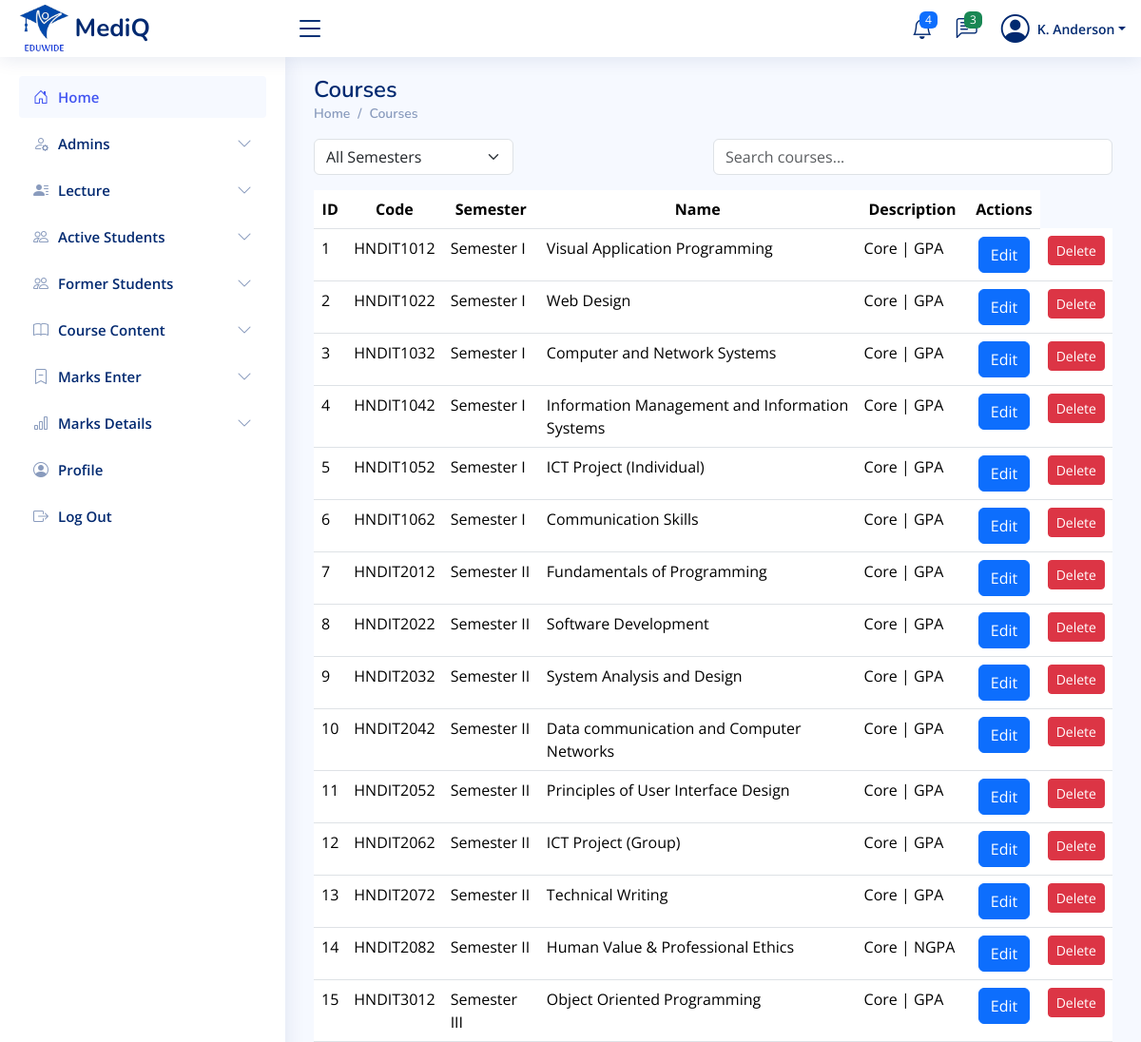
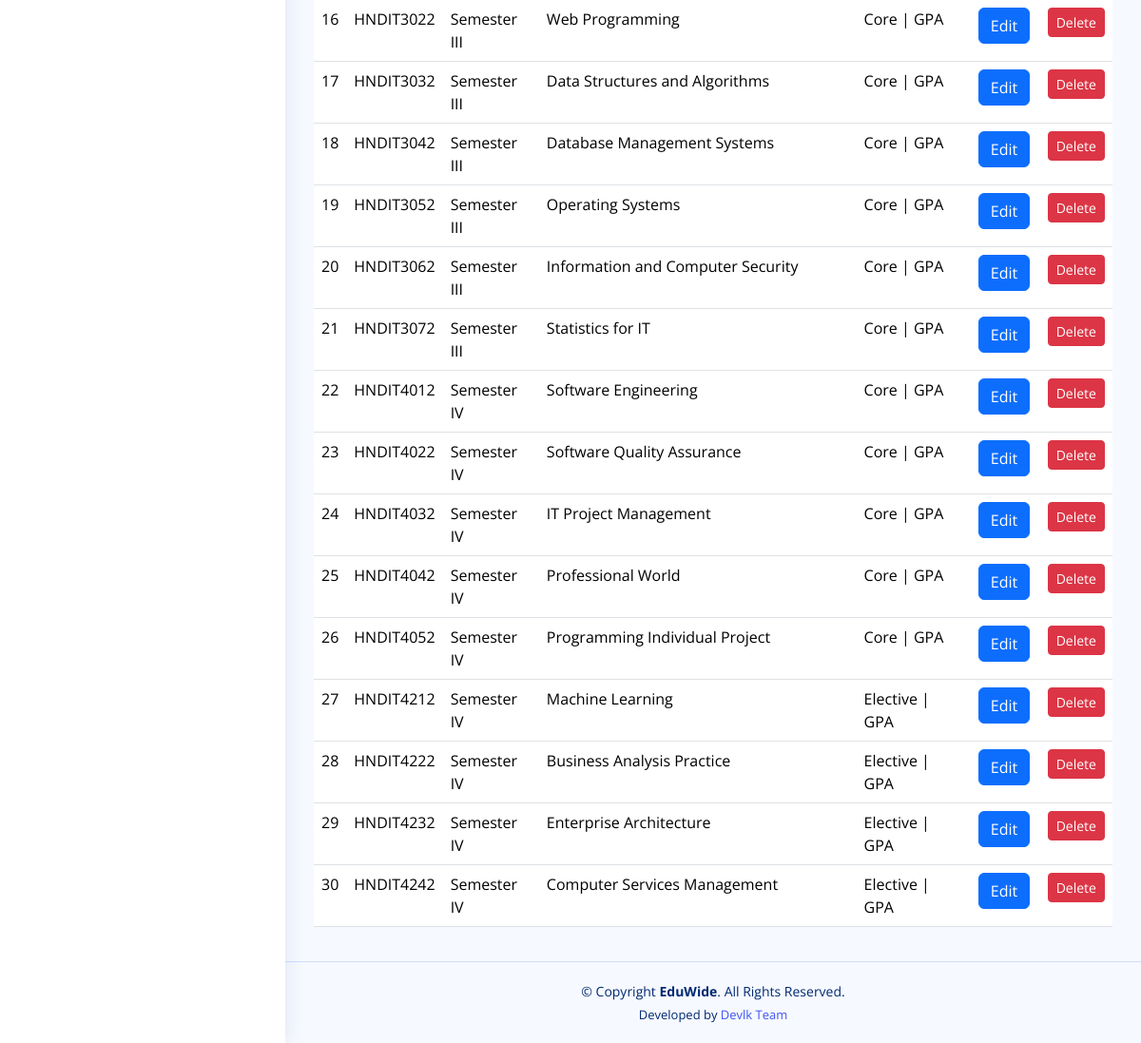
Screenshot of /admin/pages-courses.php (signed in) with the database file from the repository (2 pictures, top to bottom).
### tables this page shows
CREATE TABLE `subjects` (
  `id` int(11) NOT NULL,
  `semester` varchar(50) DEFAULT NULL,
  `code` varchar(20) DEFAULT NULL,
  `name` varchar(255) DEFAULT NULL,
  `description` varchar(255) DEFAULT NULL
);

### admin/pages-courses.php (the view, shortened to what this page needs)
<?php
require_once '../includes/db-conn.php';
$sql = "SELECT * FROM subjects";
$result = $conn->query($sql);
?>
<!DOCTYPE html>
<html lang="en">
<head>
    <?php include_once("../includes/css-links-inc.php"); ?>
</head>
<body>
    <?php include_once("../includes/header.php") ?>
    <?php include_once("../includes/sadmin-sidebar.php") ?>
    <main id="main" class="main">
        <div class="pagetitle">
            <h1>Courses</h1>
            <nav>
                <ol class="breadcrumb">
                    <li class="breadcrumb-item"><a href="">Home</a></li>
                    <li class="breadcrumb-item"><a href="">Courses</a></li>
                </ol>
            </nav>
        </div>
        <section class="section">
            <div class="d-flex justify-content-between mb-3">
                <select id="semesterFilter" class="form-select w-25">
                    <option value="">All Semesters</option>
                </select>
                        <input type="text" id="searchInput" class="form-control w-50" placeholder="Search courses...">
            </div>
            <table id="courseDataTable" class="table datatable">
                <thead class="align-middle text-center">
                    <tr>
                        <th>ID</th>
                        <th>Code</th>
                        <th>Semester</th>
                        <th>Name</th>
                        <th>Description</th>
                        <th>Actions</th>
                    </tr>
                </thead>
                <tbody id="courseTable">
                    <?php
                    if ($result->num_rows > 0) {
                        while ($row = $result->fetch_assoc()) {
                            echo "<tr>";
                            echo "<td>" . $row['id'] . "</td>";
                            echo "<td>" . $row['code'] . "</td>";
                            echo "<td class='semester'>" . $row['semester'] . "</td>";
                            echo "<td class='course-name'>" . $row['name'] . "</td>";
                            echo "<td>" . $row['description'] . "</td>";
                            echo '<td class="text-center">
                                    <a href="edit_subject.php?subject_id=' . $row['id'] . '" class="btn btn-primary">Edit</a>
                                  </td>';
                            echo "<td class='text-center'>
                                    <button class='btn btn-danger btn-sm w-100 delete-btn' data-id='" . $row['id'] . "'>Delete</button>
                                  </td>";
                            echo "</tr>";
                        }
                    } else {
                        echo "<tr><td colspan='6' class='text-center'>No Courses.</td></tr>";
                    }
                    ?>
                </tbody>
            </table>
        </section>
    </main>
    <?php include_once("../includes/footer.php") ?>
</body>
</html>

### assets/css/style.css (style rules this page uses)
:root { scroll-behavior: smooth; }
body { font-family: "Open Sans", sans-serif; background: #f6f9ff; color: #444444; }
h1, h2, h3, h4, h5, h6 { font-family: "Nunito", sans-serif; }
#main { margin-top: 60px; padding: 20px 30px; transition: all 0.3s; }
.pagetitle { margin-bottom: 10px; }
.pagetitle h1 { font-size: 24px; margin-bottom: 0; font-weight: 600; color: #012970; }
.breadcrumb { font-size: 14px; font-family: "Nunito", sans-serif; color: #899bbd; font-weight: 600; }
.breadcrumb a { color: #899bbd; transition: 0.3s; }
.breadcrumb .breadcrumb-item::before { color: #899bbd; }
@media (min-width: 1200px) { #main, #footer { margin-left: 300px; } }

### rows the page displays
subjects: id "1", code "HNDIT1012", semester "Semester I", name "Visual Application Programming", description "Core | GPA"
subjects: id "2", code "HNDIT1022", semester "Semester I", name "Web Design", description "Core | GPA"
subjects: id "3", code "HNDIT1032", semester "Semester I", name "Computer and Network Systems", description "Core | GPA"
subjects: id "4", code "HNDIT1042", semester "Semester I", name "Information Management and Information Systems", description "Core | GPA"
subjects: id "5", code "HNDIT1052", semester "Semester I", name "ICT Project (Individual)", description "Core | GPA"
subjects: id "6", code "HNDIT1062", semester "Semester I", name "Communication Skills", description "Core | GPA"
subjects: id "7", code "HNDIT2012", semester "Semester II", name "Fundamentals of Programming", description "Core | GPA"
subjects: id "8", code "HNDIT2022", semester "Semester II", name "Software Development", description "Core | GPA"
subjects: id "9", code "HNDIT2032", semester "Semester II", name "System Analysis and Design", description "Core | GPA"
subjects: id "10", code "HNDIT2042", semester "Semester II", name "Data communication and Computer Networks", description "Core | GPA"
subjects: id "11", code "HNDIT2052", semester "Semester II", name "Principles of User Interface Design", description "Core | GPA"
subjects: id "12", code "HNDIT2062", semester "Semester II", name "ICT Project (Group)", description "Core | GPA"
subjects: id "13", code "HNDIT2072", semester "Semester II", name "Technical Writing", description "Core | GPA"
subjects: id "14", code "HNDIT2082", semester "Semester II", name "Human Value & Professional Ethics", description "Core | NGPA"
subjects: id "15", code "HNDIT3012", semester "Semester III", name "Object Oriented Programming", description "Core | GPA"
subjects: id "16", code "HNDIT3022", semester "Semester III", name "Web Programming", description "Core | GPA"
subjects: id "17", code "HNDIT3032", semester "Semester III", name "Data Structures and Algorithms", description "Core | GPA"
subjects: id "18", code "HNDIT3042", semester "Semester III", name "Database Management Systems", description "Core | GPA"
subjects: id "19", code "HNDIT3052", semester "Semester III", name "Operating Systems", description "Core | GPA"
subjects: id "20", code "HNDIT3062", semester "Semester III", name "Information and Computer Security", description "Core | GPA"
subjects: id "21", code "HNDIT3072", semester "Semester III", name "Statistics for IT", description "Core | GPA"
subjects: id "22", code "HNDIT4012", semester "Semester IV", name "Software Engineering", description "Core | GPA"
subjects: id "23", code "HNDIT4022", semester "Semester IV", name "Software Quality Assurance", description "Core | GPA"
subjects: id "24", code "HNDIT4032", semester "Semester IV", name "IT Project Management", description "Core | GPA"
subjects: id "25", code "HNDIT4042", semester "Semester IV", name "Professional World", description "Core | GPA"
subjects: id "26", code "HNDIT4052", semester "Semester IV", name "Programming Individual Project", description "Core | GPA"
subjects: id "27", code "HNDIT4212", semester "Semester IV", name "Machine Learning", description "Elective | GPA"
subjects: id "28", code "HNDIT4222", semester "Semester IV", name "Business Analysis Practice", description "Elective | GPA"
subjects: id "29", code "HNDIT4232", semester "Semester IV", name "Enterprise Architecture", description "Elective | GPA"
subjects: id "30", code "HNDIT4242", semester "Semester IV", name "Computer Services Management", description "Elective | GPA"
